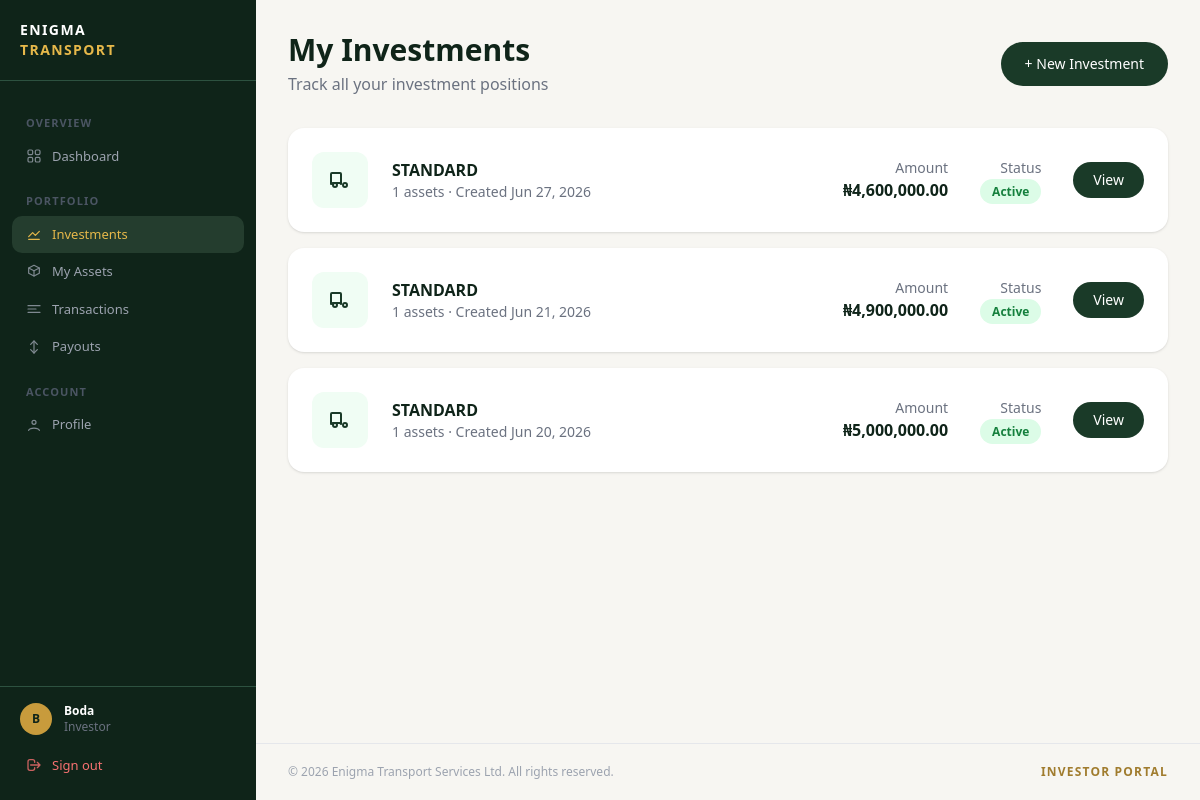
Page /investments/ (signed in) on the earlier database version.
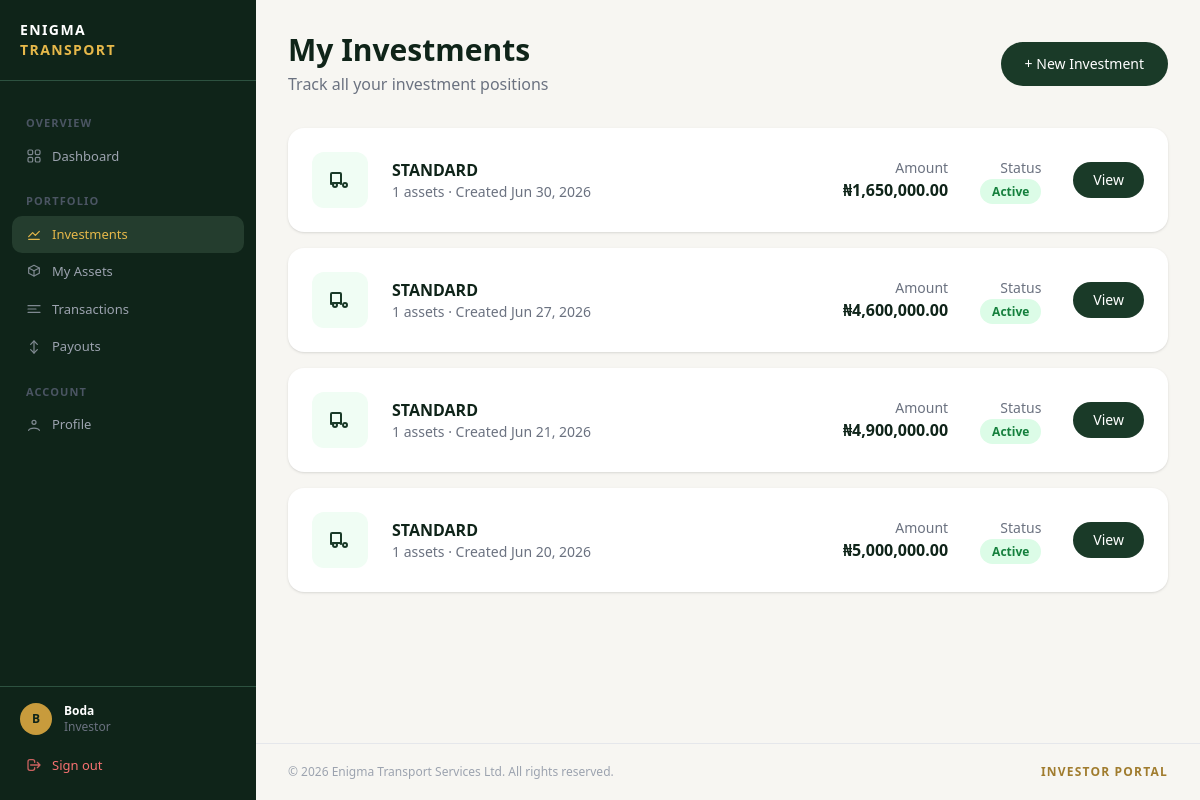
Same page on the later database version.
### investments/models.py (models this page shows, shortened)
class Investment(models.Model):
    STATUS_CHOICES = (
        ('pending', 'Pending'),
        ('awaiting_payment', 'Awaiting Payment'),
        ('active', 'Active'),
        ('completed', 'Completed'),
        ('cancelled', 'Cancelled'),
    )
    FREQUENCY_CHOICES = (
        ('weekly', 'Weekly'),
        ('monthly', 'Monthly'),
    )
    investor = models.ForeignKey(
        InvestorProfile,
        on_delete=models.CASCADE,
        related_name='investments'
    )
    tier = models.ForeignKey(
        InvestmentTier,
        on_delete=models.PROTECT
    )
    number_of_assets = models.PositiveIntegerField(default=0)
    investment_amount = models.DecimalField(
        max_digits=15, decimal_places=2, default=0
    )
    status = models.CharField(
        max_length=20, choices=STATUS_CHOICES, default='pending'
    )
    payout_frequency = models.CharField(
        max_length=20, choices=FREQUENCY_CHOICES, default='monthly'
    )
    duration_weeks = models.PositiveIntegerField(null=True, blank=True)
    duration_months = models.PositiveIntegerField(null=True, blank=True)
    start_date = models.DateField(null=True, blank=True)
    end_date = models.DateField(null=True, blank=True)
    service_charge = models.DecimalField(max_digits=15, decimal_places=2, default=0)
    management_fee = models.DecimalField(max_digits=15, decimal_places=2, default=0)
    asset_type = models.CharField(max_length=100, blank=True)
    quantity = models.PositiveIntegerField(default=1)
    created_at = models.DateTimeField(auto_now_add=True)

class InvestmentTier(models.Model):
    name = models.CharField(max_length=100)
    minimum_assets = models.PositiveIntegerField()
    maximum_assets = models.PositiveIntegerField()
    minimum_investment = models.DecimalField(max_digits=15, decimal_places=2)
    return_rate = models.DecimalField(max_digits=5, decimal_places=2)
    active = models.BooleanField(default=True)
    created_at = models.DateTimeField(auto_now_add=True)

### investments/views.py (the view)
# urls.py: path('', views.investment_list_view, name='investment_list'),
@investor_required
def investment_list_view(request):
    try:
        profile = request.user.investorprofile
    except InvestorProfile.DoesNotExist:
        return redirect('profile_create')
    investments = profile.investments.all().order_by('-created_at')
    return render(request, 'investments/investment_list.html', {'investments': investments})

### templates/investments/investment_list.html (shortened to what this page needs)
{% extends 'base.html' %}
{% load humanize%}
{% block dashboard_content %}
<div class="mb-8 flex justify-between items-center">
    <div>
        <h1 class="text-3xl font-bold text-[#0f2419]">My Investments</h1>
        <p class="text-gray-500 mt-1">Track all your investment positions</p>
    </div>
    <a href="{% url 'investment_create' %}"
        class="bg-[#1a3a28] text-white px-6 py-3 rounded-full font-medium hover:bg-[#0f2419] transition text-sm">
        + New Investment
    </a>
</div>
{% if investments %}
<div class="grid grid-cols-1 gap-4">
    {% for investment in investments %}
    <div class="bg-white rounded-2xl shadow p-6 flex justify-between items-center hover:shadow-md transition">
        <div class="flex gap-6 items-center">
            <div class="bg-green-50 rounded-xl p-4">
                <svg class="w-6 h-6 text-[#1a3a28]" fill="none" stroke="currentColor" viewBox="0 0 24 24">
                    <path stroke-linecap="round" stroke-linejoin="round" stroke-width="2"
                        d="M9 17a2 2 0 11-4 0 2 2 0 014 0zM19 17a2 2 0 11-4 0 2 2 0 014 0M13 16V6a1 1 0 00-1-1H4a1 1 0 00-1 1v10l2-1h7l1 1z"/>
                </svg>
            </div>
            <div>
                <p class="font-bold text-[#0f2419]">{{ investment.tier.name }}</p>
                <p class="text-sm text-gray-500">{{ investment.number_of_assets }} assets · Created {{ investment.created_at|date:"M d, Y" }}</p>
            </div>
        </div>
        <div class="flex gap-8 items-center">
            <div class="text-right">
                <p class="text-sm text-gray-500">Amount</p>
                <p class="font-bold text-[#0f2419]">&#8358;{{ investment.investment_amount|floatformat:2 |intcomma }}</p>
            </div>
            <div class="text-right">
                <p class="text-sm text-gray-500">Status</p>
                <span class="text-xs font-semibold px-3 py-1 rounded-full
                    {% if investment.status == 'active' %}bg-green-100 text-green-700
                    {% elif investment.status == 'pending' %}bg-yellow-100 text-yellow-700
                    {% elif investment.status == 'completed' %}bg-blue-100 text-blue-700
                    {% else %}bg-red-100 text-red-700{% endif %}">
                    {{ investment.get_status_display }}
                </span>
            </div>
            <a href="{% url 'investment_detail' investment.pk %}"
                class="bg-[#1a3a28] text-white px-5 py-2 rounded-full text-sm hover:bg-[#0f2419] transition">
                View
            </a>
        </div>
    </div>
    {% endfor %}
</div>
{% endif %}
{% endblock %}

Differences in the rows shown:
added Investment: tier.name "STANDARD", number_of_assets "1", created_at "Jun 30, 2026", investment_amount "1,650,000.00", status "Active"
